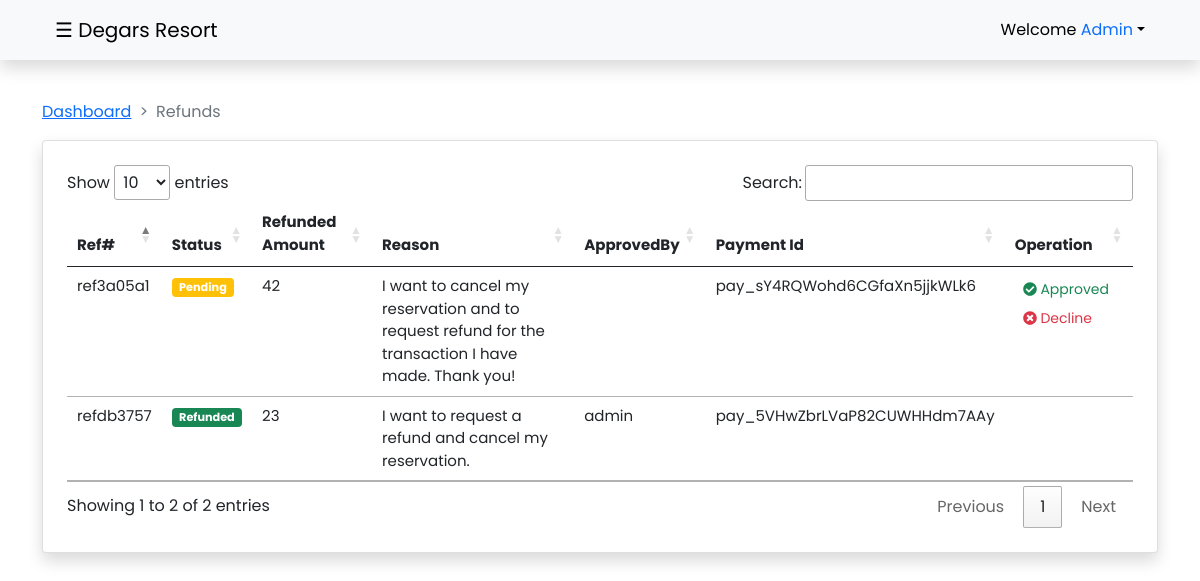
Page /admin/refund.php (signed in) on the committed database.
### tables this page shows
CREATE TABLE `refund` (
  `refund_id` int(11) NOT NULL,
  `comres_id` int(11) NOT NULL,
  `customer_id` int(11) NOT NULL,
  `reservation_id` int(11) NOT NULL,
  `payment_id` varchar(200) NOT NULL,
  `transaction_ref` varchar(50) NOT NULL,
  `refundedamount` int(11) NOT NULL,
  `reason` varchar(500) NOT NULL,
  `status` varchar(50) NOT NULL,
  `approvedby` varchar(50) DEFAULT NULL,
  `requestdate` datetime NOT NULL DEFAULT current_timestamp()
);

### admin/refund.php (the view, shortened to what this page needs)
<?php
if (isset($_SESSION['users_id']) && isset($_SESSION['users_username'])) {
?>
<?php include_once 'adheader.php'; ?>
<main id="main">
    <div class="container pt-4">
        <nav style="--bs-breadcrumb-divider: '>';" aria-label="breadcrumb">
            <ol class="breadcrumb">
                <li class="breadcrumb-item"><a href="dashboard.php">Dashboard</a></li>
                <li class="breadcrumb-item active" aria-current="page">Refunds</li>
            </ol>
        </nav>
    </div>
    <div class="container">
        <div class="card p-4 shadow">
            <div class="table-responsive">
                <table id="dataTable" class="table table-sm table-hover table-border" style="width:100%">
                    <thead style="font-size: 15px;">
                        <tr>
                            <th>Ref#</th>
                            <th>Status</th>
                            <th>Refunded Amount</th>
                            <th>Reason</th>
                            <?php
                            if ($is_admin) {
                                ?>
                                    <th>ApprovedBy</th>
                                <?php
                            }
                            ?>
                            <th>Payment Id</th>
                            <th>Operation</th>
                        </tr>
                    </thead>
                    <tbody style="font-size: 15px;">
                        <tr>
                        <?php
                            $db = mysqli_connect("localhost","root","","capstwo");
                            $fetchqrpay = mysqli_query($db, "SELECT * FROM refund ");
                            while ($row = $fetchqrpay->fetch_array()) { ?>
                            <td><?php echo $row['transaction_ref']; ?></td>
                            <td><span
                                    class="badge <?php echo $row['status'] === 'Refunded' ? 'bg-success' : ($row['status'] === 'Pending' ? 'bg-warning' : 'bg-danger'); ?>"><?php echo $row['status']; ?></span>
                            </td>
                            <td><?php echo $row['refundedamount']; ?></td>
                            <td><?php echo $row['reason']; ?></td>
                            <?php
                            if ($is_admin) {
                                ?>
                                    <td><?php echo $row['approvedby']; ?></td>
                                <?php
                            }
                            ?>
                            <td><?php echo $row['payment_id']; ?></td>
                            <td>
                                <?php if ($row['status'] === 'Refunded') { ?>
                                    <a hidden class="btn btn-outline-success btn-sm border-0" title="Grant Request"
                                onclick="return confirm('Confirm refund, Click Ok!')"
                                    href="functions/grantrefund.php?transaction_ref=<?php echo $row['transaction_ref']; ?>&refundedamount=<?php echo $row['refundedamount']; ?>&reason=<?php echo $row['reason']; ?>&payment_id=<?php echo $row['payment_id']; ?>&comres_id=<?php echo $row['comres_id']; ?>&refund_id=<?php echo $row['refund_id']?>"><i class="fas fa-check-circle"></i> Approved
                                </a>
                                    <a hidden class="btn btn-outline-danger btn-sm border-0" title="Decline reservation"
                                    href="">
                                    <i class="fas fa-times-circle"></i> Decline
                                </a>
                                <?php } else { ?>
                                    <a class="btn btn-outline-success btn-sm border-0" title="Grant Request"
                                onclick="return confirm('Confirm refund, Click Ok!')"
                                    href="functions/grantrefund.php?transaction_ref=<?php echo $row['transaction_ref']; ?>&refundedamount=<?php echo $row['refundedamount']; ?>&reason=<?php echo $row['reason']; ?>&payment_id=<?php echo $row['payment_id']; ?>&comres_id=<?php echo $row['comres_id']; ?>&refund_id=<?php echo $row['refund_id']?>"><i class="fas fa-check-circle"></i> Approved
                                </a>
                                    <a class="btn btn-outline-danger btn-sm border-0" title="Decline reservation"
                                    href="">
                                    <i class="fas fa-times-circle"></i> Decline
                                </a>
                                <?php } ?>
                            </td>
                        </tr>
                        <?php } ?>
                    </tbody>
                </table>
            </div>
        </div>
    </div>
</main>
<?php include_once 'adfooter.php'; ?>
<?php
}else{
    header("Location: ../login.php");
    exit();
}
?>

### admin/resources/css/dashboard.css (style rules this page uses)
* { padding: 0; margin: 0; }
body { font-family: 'Poppins', sans-serif; }

### admin/adheader.php (style rules this page uses)
* { padding: 0; margin: 0; }
body { font-family: 'Poppins', sans-serif; transition: background-color .5s; }
#main { transition: margin-left .5s; padding: 16px; }

### rows in the picture
refund: transaction_ref "refdb3757", status "Refunded", refundedamount "23", reason "I want to request a refund and cancel my reservation.", approvedby "admin", payment "pay_5VHwZbrLVaP82CUWHHdm7AAy"
refund: transaction_ref "ref3a05a1", status "Pending", refundedamount "42", reason "I want to cancel my reservation and to request refund for the transaction I have made. Thank you!", payment "pay_sY4RQWohd6CGfaXn5jjkWLk6"

### other values in the picture
$_SESSION['users_username'] "Admin"
